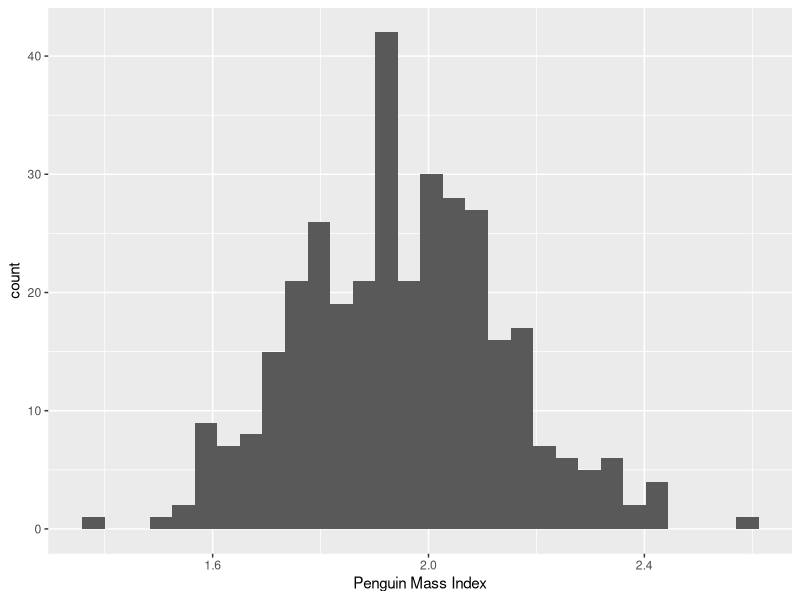
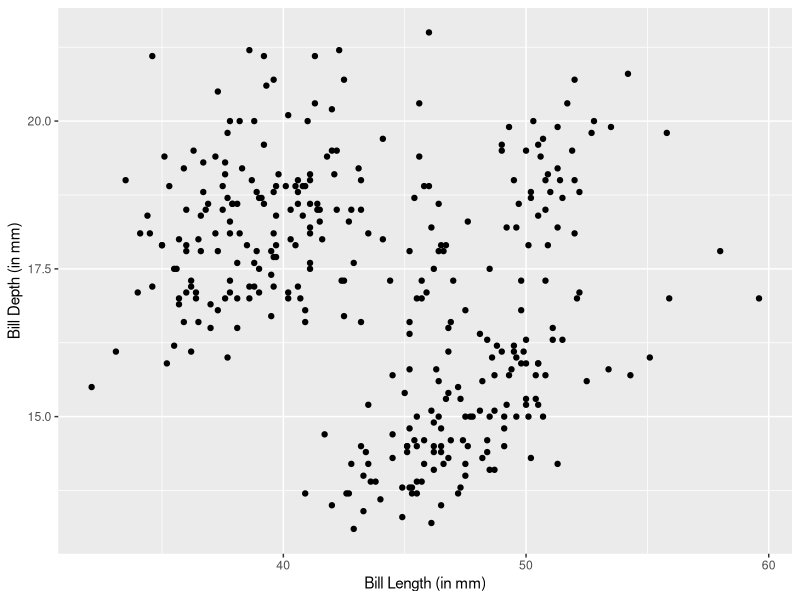
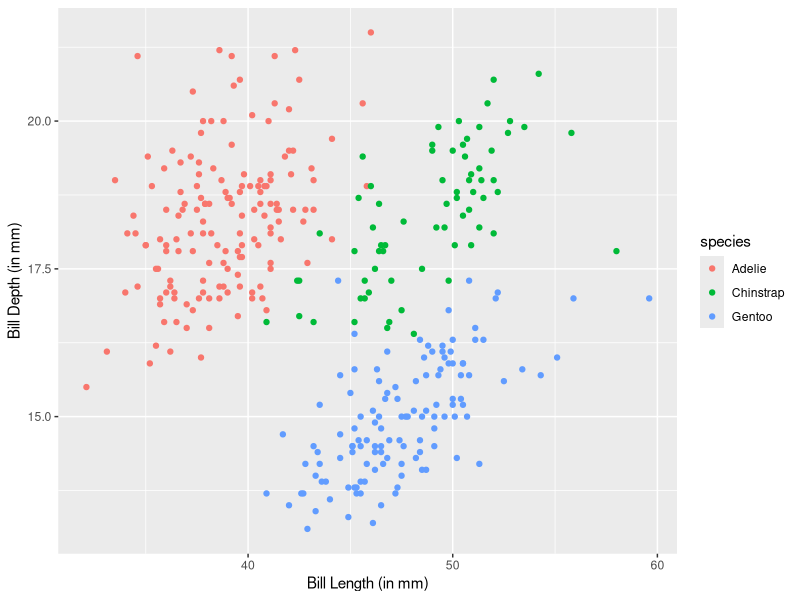
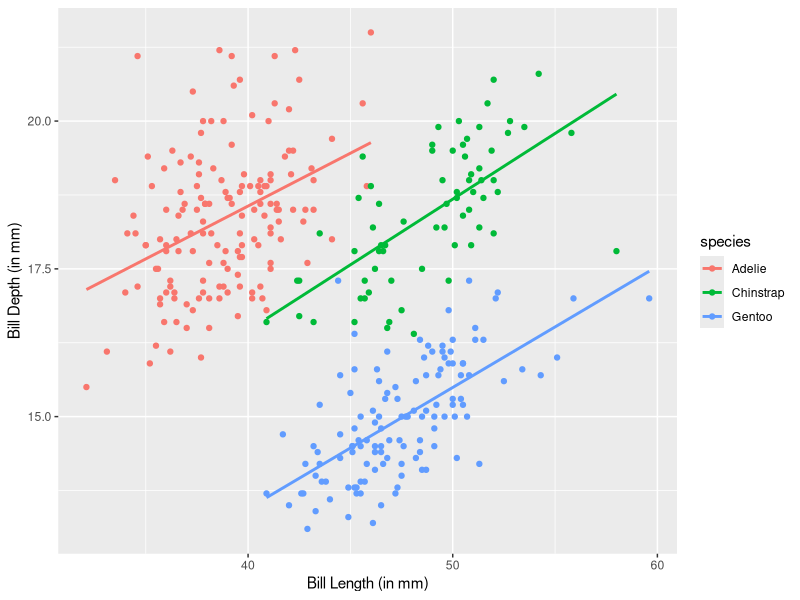

Write R code to recreate these figures, in order.
## ---- chunk 1
library(tidyverse)
## ---- chunk 2
library(palmerpenguins)
dta <- penguins
## ---- chunk 3
dim(dta)
## ---- chunk 4
names(dta)
## ---- chunk 5
str(dta)
## ---- chunk 6
head(dta)
## ---- chunk 7
tail(dta, n = 15)
## ---- chunk 8
unique(dta$species)
## ---- chunk 9
table(dta$species)
## ---- chunk 10
xtabs( ~ species, data = dta)
## ---- chunk 11
(tbl <- table(dta$species, dta$island))
## ---- chunk 12
sum(tbl)
## ---- chunk 13
(xtbl <- xtabs( ~ species + island, data = dta))
## ---- chunk 14
sum(xtbl)
## ---- chunk 15
any(is.na(dta$body_mass_g))
## ---- chunk 16
(idx <- which(is.na(dta$body_mass_g)))
## ---- chunk 17
dta[idx,]
## ---- chunk 18
dtb <- dta[-idx,]
## ---- chunk 19
idx <- dtb$body_mass_g >= 6000 & dtb$body_mass_g <= 6500
sum(idx)
## ---- chunk 20
dtb[idx,]
## ---- chunk 21
mean(dtb$body_mass_g)/1000
## ---- chunk 22
dtb %>% 
  group_by(species) %>% 
  summarise(avg.weight = mean(body_mass_g))
## ---- chunk 23
wt <- dtb %>% 
  group_by(species) %>% 
  summarise(avg.weight = mean(body_mass_g),
            std.dev = sd(body_mass_g))
wt
## ---- chunk 24
wt$lo.weight <- wt$avg.weight - wt$std.dev
wt$hi.weight <- wt$avg.weight + wt$std.dev
wt
## ---- chunk 25
dtb$pmi <- dtb$body_mass_g / (2.3 * dtb$flipper_length_mm/10)^2
## ---- chunk 26
summary(dtb$pmi)
## ---- chunk 27
p <- ggplot(data = dtb,
            mapping = aes(x = pmi))
p <- p + geom_histogram()
p <- p + labs(x = "Penguin Mass Index")
p
## ---- chunk 28
p <- ggplot(data = dtb,
            mapping = aes(x = bill_length_mm,
                          y = bill_depth_mm))
p <- p + geom_point()
p <- p + labs(x = "Bill Length (in mm)",
              y = "Bill Depth (in mm)")
p
## ---- chunk 29
p <- ggplot(data = dtb,
            mapping = aes(x = bill_length_mm,
                          y = bill_depth_mm,
                          color = species))
p <- p + geom_point()
p <- p + labs(x = "Bill Length (in mm)",
              y = "Bill Depth (in mm)")
p
## ---- chunk 30
(miss <- lapply(dta, function(x) which(is.na(x))))
## ---- chunk 31
dtb <- dta[-c(4, 272),]
## ---- chunk 32
lm.a <- lm(bill_depth_mm ~ bill_length_mm,
           data = dtb,
           subset = species == "Adelie")
summary(lm.a)
## ---- chunk 33
lm.c <- lm(bill_depth_mm ~ bill_length_mm,
           data = dtb,
           subset = species == "Chinstrap")
summary(lm.c)
## ---- chunk 34
lm.g <- lm(bill_depth_mm ~ bill_length_mm,
           data = dtb,
           subset = species == "Gentoo")
summary(lm.g)
## ---- chunk 35
p <- ggplot(data = dtb,
            mapping = aes(x = bill_length_mm,
                          y = bill_depth_mm,
                          color = species))
p <- p + geom_point() + geom_smooth(method = "lm",
                                    se = FALSE)
p <- p + labs(x = "Bill Length (in mm)",
              y = "Bill Depth (in mm)")
p
## ---- chunk 36
rbind("Adelie" = confint(lm.a)[2,],
      "Gentoo" = confint(lm.g)[2,],
      "Chinstrap" = confint(lm.c)[2,])
## ---- chunk 37
dtc <- na.omit(dtb)
## ---- chunk 38
dtc %>%
  group_by(species, sex) %>%
  summarise(avg.weight = mean(body_mass_g),
            avg.flipper = mean(flipper_length_mm),
            avg.bill.len = mean(bill_length_mm),
            avg.bill.dep = mean(bill_depth_mm))
## ---- chunk 39
dtc %>%
  group_by(species, sex) %>%
  summarise(std.weight = sd(body_mass_g),
            std.flipper = sd(flipper_length_mm),
            std.bill.len = sd(bill_length_mm),
            std.bill.dep = sd(bill_depth_mm))
